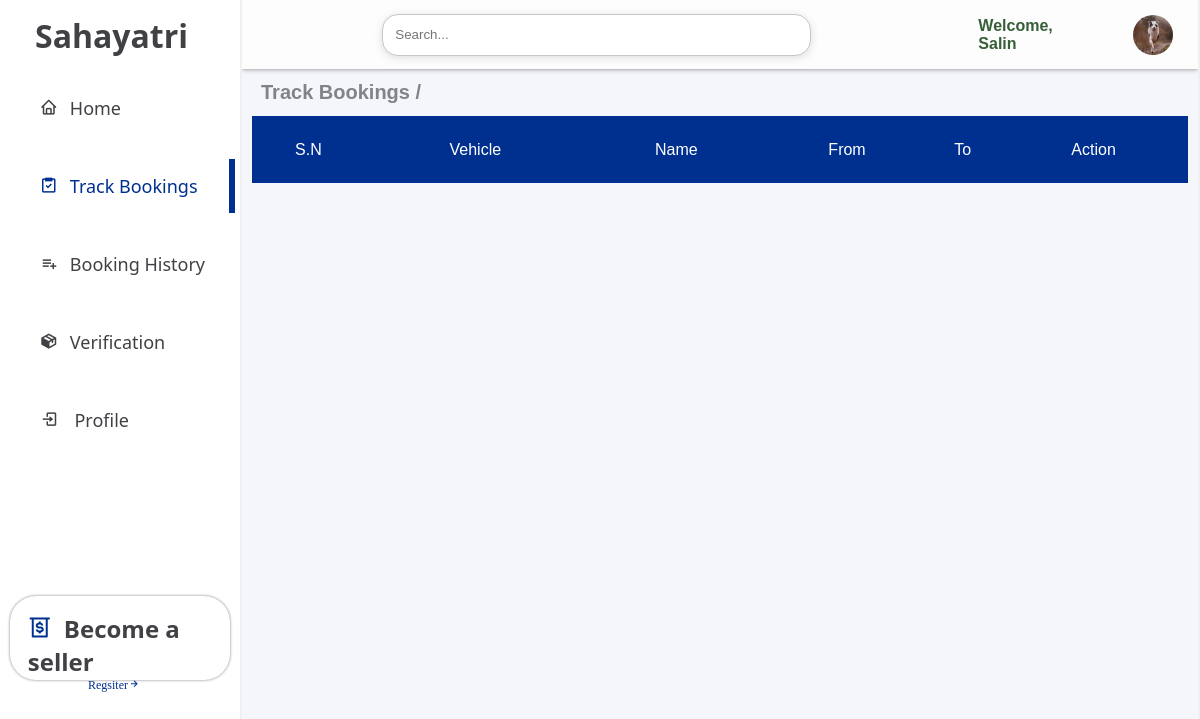
Before: /sahafront/track_bookings.php (signed in) with the older database file.
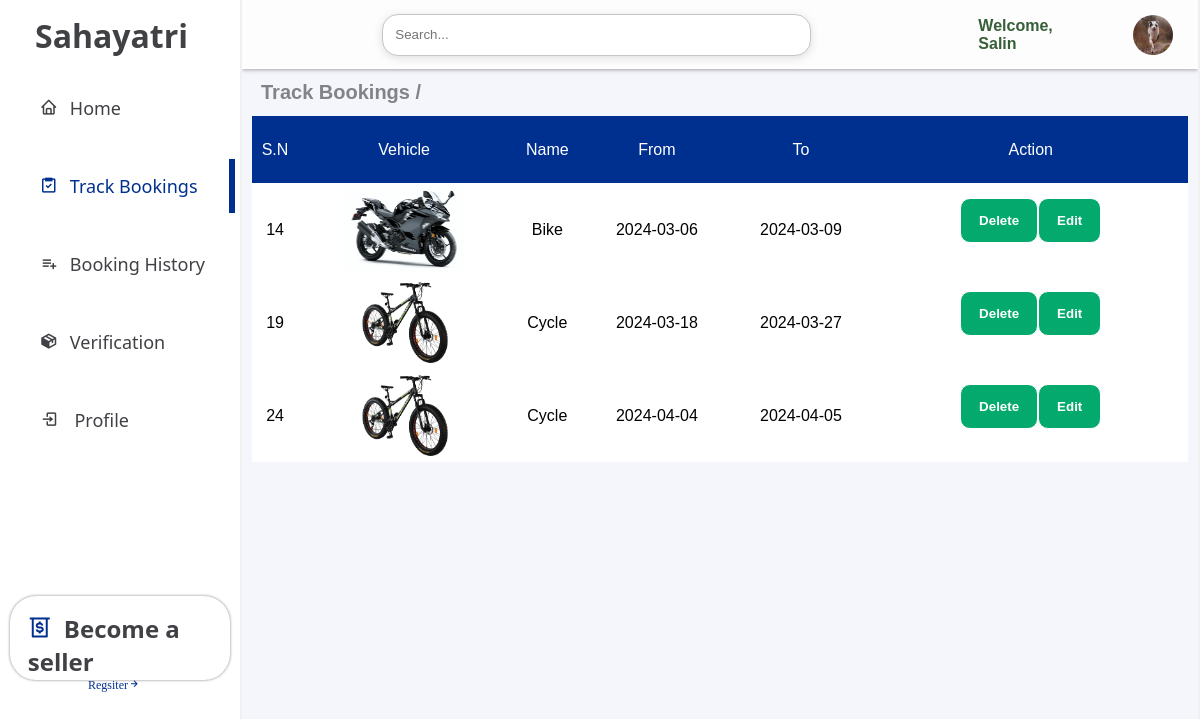
After: the same page with the newer database file.
### tables this page shows
CREATE TABLE `bookings` (
  `id` int(11) NOT NULL,
  `user_id` int(100) NOT NULL,
  `seller_id` int(100) NOT NULL,
  `status` varchar(10) NOT NULL,
  `fromdate` date DEFAULT NULL,
  `todate` date DEFAULT NULL,
  `name` varchar(255) DEFAULT NULL,
  `email` varchar(255) DEFAULT NULL,
  `phone` varchar(20) DEFAULT NULL,
  `vehicleid` int(100) NOT NULL,
  `vehicleimg` varchar(100) NOT NULL,
  `vehiclename` varchar(100) NOT NULL,
  `vehiclemodel` varchar(100) NOT NULL,
  `vehicleprice` int(100) NOT NULL
);

### sahafront/track_bookings.php (the view, shortened to what the changed rows need)
<?php
include 'db.php';
?>
<!DOCTYPE html>
<html lang="en">
<head>
    <link href='https://unpkg.com/boxicons@2.1.4/css/boxicons.min.css' rel='stylesheet'>
    <link rel="stylesheet" href="style/style.css">
    <link rel="stylesheet" href="style/track_bookings.css">
</head>
<body>
    <div class="container">
        <div class="sidebar">
            <h1>Sahayatri</h1>
                <a href="<?php if (isset($_SESSION["loggedin"]) && $_SESSION["loggedin"] === true) {
                    echo "profile.php";
                    $user_available = true;
                } else {
                    echo "sahaback/login.php";
                    $user_available = false;
                } ?>">
                </a>
            <div class="seller">
                <h1><i class='bx bx-money-withdraw'></i>Become a seller</h1>
            </div>
        </div>
        <div class="main">
            <div class="vehicle">
                <h1>Track Bookings /</h1>
                <div class="vehicle_info">
                    <table class='table'>
                        <thead class='table-light'>
                            <tr>
                                <td>S.N</td>
                                <td>Vehicle</td>
                                <td>Name</td>
                                <td>From</td>
                                <td>To</td>
                                <td>Action</td>
                            </tr>
                        </thead>
                        <tbody>
                            <?php
                            $user_id = 0;
                            if (isset($_SESSION["User_id"])) {
                                $user_id = $_SESSION["User_id"];
                            } else {
                                echo "Login/Register First";
                            }
                            $query = "SELECT * FROM bookings WHERE user_id='$user_id'";
                            $result = $conn->query($query);
                            if ($result->num_rows > 0) {
                                while ($row = $result->fetch_assoc()) {
                                    $id = $row['id'];
                                    if ($row['status'] == 'f') {
                                        continue;
                                    } else {
                                        echo "<tr>";
                                        echo "<td>" . $row['id'] . "</td>";
                                        echo "<td> <img height='89px' width='120px' src='sahaback/" . $row['vehicleimg'] . "'></td>";
                                        echo "<td>" . $row['vehiclename'] . "</td>";
                                        echo "<td>" . $row['fromdate'] . "</td>";
                                        echo "<td>" . $row['todate'] . "</td>";
                                        if ($user_available == true) {
                                            echo "<td id='action'><a href='booking_delete.php?delete_id=$id'><button>Delete</button></a>";
                                            echo "<a href='booking_edit.php?edit_id=$id'><button> Edit</button></a></td>";
                                        } else {
                                            echo "<td id='action'><a href='sahaback/login.php'><button>Delete</button></a>";
                                            echo "<a href='sahaback/login.php'><button> Edit</button></a></td>";
                                        }
                                        echo "</tr>";
                                    }
                                }
                            } ?>
                        </tbody>
                    </table>
                </div>
            </div>
        </div>
</body>
</html>

Changed rows visible on the page:
added bookings: id "14", vehicleimg (picture), vehiclename "Bike", fromdate "2024-03-06", todate "2024-03-09"
added bookings: id "19", vehicleimg (picture), vehiclename "Cycle", fromdate "2024-03-18", todate "2024-03-27"
added bookings: id "24", vehicleimg (picture), vehiclename "Cycle", fromdate "2024-04-04", todate "2024-04-05"
